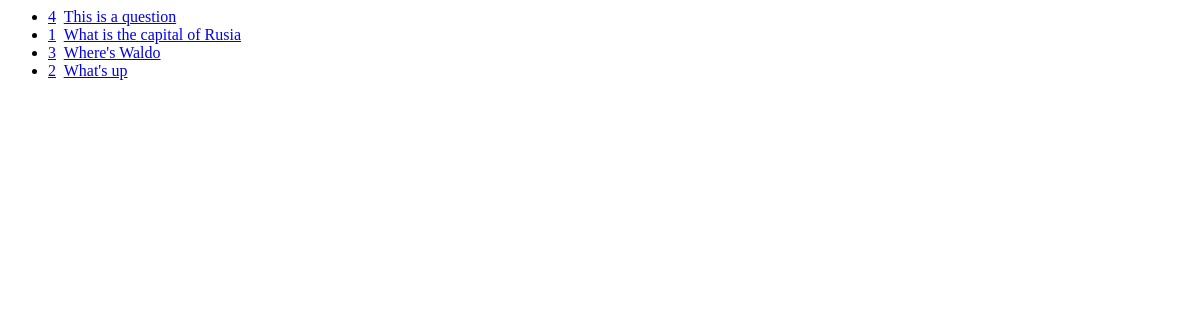
Before: / with the older database file.
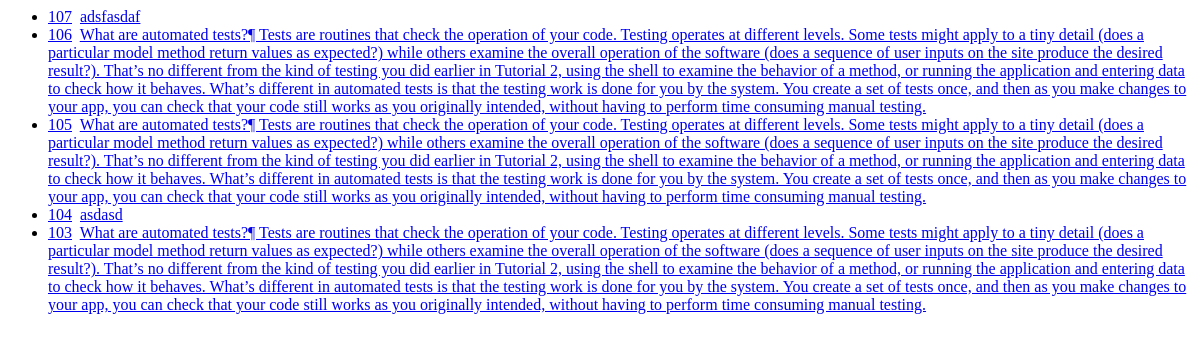
After: the same page with the newer database file.
### chat/models.py (models this page shows, shortened)
class Utterance(models.Model):
  utterance_text = models.CharField(max_length=8192)
  time = models.DateTimeField('Time')

### chat/views.py (the view)
# urls.py: path('', views.IndexView.as_view(), name='index'),
class IndexView(generic.ListView):
    template_name = 'chat/index.html'
    context_object_name = 'recent_utterances'
    def get_queryset(self):
        return Utterance.objects.order_by('-time')[:5]

### chat/templates/chat/index.html
{% if recent_utterances %}
    <ul>
    {% for utterance in recent_utterances %}
        <li>
          <a href="{% url 'chat:detail' utterance.id %}">{{ utterance.id }}</a>&nbsp;
          <a href="{% url 'chat:results' utterance.id %}">{{ utterance.utterance_text }}</a>
        </li>
    {% endfor %}
    </ul>
{% else %}
    <p>No polls are available.</p>
{% endif %}

Changed rows visible on the page:
no longer on this page (row unchanged): Utterance: id "4", utterance_text "This is a question"
no longer on this page (row unchanged): Utterance: id "1", utterance_text "What is the capital of Rusia"
no longer on this page (row unchanged): Utterance: id "3", utterance_text "Where's Waldo"
no longer on this page (row unchanged): Utterance: id "2", utterance_text "What's up"
added Utterance: id "107", utterance_text "adsfasdaf"
added Utterance: id "106", utterance_text "What are automated tests?¶ Tests are routines that check the operation of your code. Testing operates at different levels. Some tests might apply to a tiny detail (does a particular model method return values as expected?) while others examine the overall operation of the software (does a sequence of user inputs on the site produce the desired result?). That’s no different from the kind of testing you did earlier in Tutorial 2, using the shell to examine the behavior of a method, or running the application and entering data to check how it behaves. What’s different in automated tests is that the testing work is done for you by the system. You create a set of tests once, and then as you make…"
added Utterance: id "105", utterance_text "What are automated tests?¶ Tests are routines that check the operation of your code. Testing operates at different levels. Some tests might apply to a tiny detail (does a particular model method return values as expected?) while others examine the overall operation of the software (does a sequence of user inputs on the site produce the desired result?). That’s no different from the kind of testing you did earlier in Tutorial 2, using the shell to examine the behavior of a method, or running the application and entering data to check how it behaves. What’s different in automated tests is that the testing work is done for you by the system. You create a set of tests once, and then as you make…"
added Utterance: id "104", utterance_text "asdasd"
added Utterance: id "103", utterance_text "What are automated tests?¶ Tests are routines that check the operation of your code. Testing operates at different levels. Some tests might apply to a tiny detail (does a particular model method return values as expected?) while others examine the overall operation of the software (does a sequence of user inputs on the site produce the desired result?). That’s no different from the kind of testing you did earlier in Tutorial 2, using the shell to examine the behavior of a method, or running the application and entering data to check how it behaves. What’s different in automated tests is that the testing work is done for you by the system. You create a set of tests once, and then as you make…"
